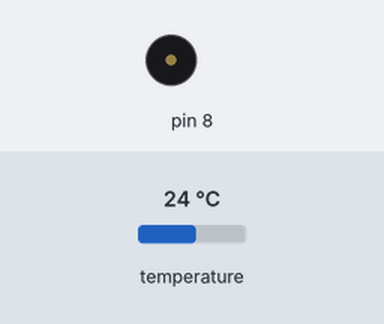
Bench run of a sketch on a simulated Arduino Uno, built with avr-gcc and run on an emulated ATmega328P. Shown: buzzer (waves = sounding). Inputs (shaded band) come from the test bench; at power-on: temperature 24 °C. Random numbers use the default seed unless the sketch sets one.

Above: at 0.1 s.
At 6.2 s:
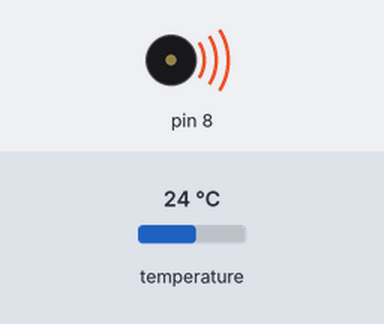
Timing chart, 0 to 8.2 s (numbered marks = the images above):
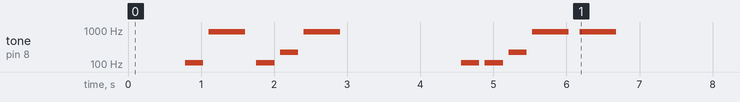

The sketch:

myToneMelody.ino
```cpp
/*
  Based off "ToneMelody", an example code in the public domain.
  The base was created 21 Jan 2010 by Tom Igoe and last modified 30 Aug 2011.

  A link to it on the Arduino website has been provided:
  http://www.arduino.cc/en/Tutorial/Tone

  This modified program generates a random

  This project also uses the "OneWire" and "Arduino Temperature Control" libraries
  to pull input from the temperatue sensor (on pin D2) to use as a seed for RNG.
*/

// Libraries for the temperature sensor.
#include <OneWire.h>
#include <DallasTemperature.h>

// Data wire is connected to the Arduino digital pin 2.
#define ONE_WIRE_BUS 2

// Setup a oneWire instance to communicate with any OneWire devices.
OneWire oneWire(ONE_WIRE_BUS);

// Pass our oneWire reference to Dallas Temperature sensor.
DallasTemperature sensors(&oneWire);

// Function that sorts an array by finding the lowest value & moving it to the bottom.
// It then increments so that it won't ever check the bottom value. It takes n^2 cycles to complete.
// Repeats the operations done to the melody on the note duration, so that the
// notes have the same length post-sorting as the did pre-sort.
void selectSort(int arrayIn[], int arrayIn2[], int n)
{
    int i, j, min_i;

    for (i = 0; i < n-1; i++)
    {
        min_i = i;
        for (j = i+1; j < n; j++)
          if (arrayIn[j] < arrayIn[min_i])
            min_i = j;

        swap(&arrayIn[min_i], &arrayIn[i]);
        swap(&arrayIn2[min_i], &arrayIn2[i]);

    }
}

// Generic swap function.
void swap(int *x, int *y)
{
    int temp = *x;
    *x = *y;
    *y = temp;
}

void setup() {

  // Start serial communication.
  Serial.begin(9600);
  // Start up the library for our temperature sensor.
  sensors.begin();

  // Call sensors.requestTemperatures() to poll the current value of the sensor.
  sensors.requestTemperatures();

  // Set the seed for random() using the value of the temperature in Fahrenheit.
  // If the sensor is not plugged in it will read a value of -196.6 degrees.
  // ByIndex(0) is used because we're using the first IC on the line.
  randomSeed(sensors.getTempFByIndex(0));

  // Declare the variables.
  int limit = random(5, 10);
  int melody[limit];
  int noteDurations[limit];

  // Generate the random notes using the formula for the frequency of notes (2^((n-49)/12)*440).
  for (int i = 0; i < limit; i++) {
    int randnum = random(20, 70);
    float exponent = (randnum-49)/12;
    float freq = pow(2, exponent) * 440;
    melody[i] = round(freq);
  }

  // Generate random note durations.
  // 1 = 1000ms/2 = 500ms, 2 = 1000ms/4 = 250ms, 3 = 1000ms/8 = 125ms.
  for (int i = 0; i < limit; i++) {
    int randnum = random(1,3);
    if(randnum == 1 || randnum == 2) {
      noteDurations[i] = randnum * 2;
    }
    else {
      noteDurations[i] = 8;
    }
  }

  //Plays the song.
  for (int thisNote = 0; thisNote < limit; thisNote++) {

    // to calculate the note duration, take one second divided by the note type.
    //e.g. quarter note = 1000 / 4, eighth note = 1000/8, etc.
    int noteDuration = 1000 / noteDurations[thisNote];
    tone(8, melody[thisNote], noteDuration);

    // to distinguish the notes, set a minimum time between them.
    // the note's duration + 30% seems to work well:
    int pauseBetweenNotes = noteDuration * 1.30;
    delay(pauseBetweenNotes);
    // stop the tone playing:
    noTone(8);
  }

  // Sorts the song.
  selectSort(melody, noteDurations, limit);

  // Generate a pause between the 1st & 2nd playthrough.
  delay(1500);

  // Plays the song again.
  for (int thisNote = 0; thisNote < limit; thisNote++) {

    // to calculate the note duration, take one second divided by the note type.
    //e.g. quarter note = 1000 / 4, eighth note = 1000/8, etc.
    int noteDuration = 1000 / noteDurations[thisNote];
    tone(8, melody[thisNote], noteDuration);

    // to distinguish the notes, set a minimum time between them.
    // the note's duration + 30% seems to work well:
    int pauseBetweenNotes = noteDuration * 1.30;
    delay(pauseBetweenNotes);
    // stop the tone playing:
    noTone(8);
  }
}

void loop() {
  // no need to repeat the melody.
}
```
